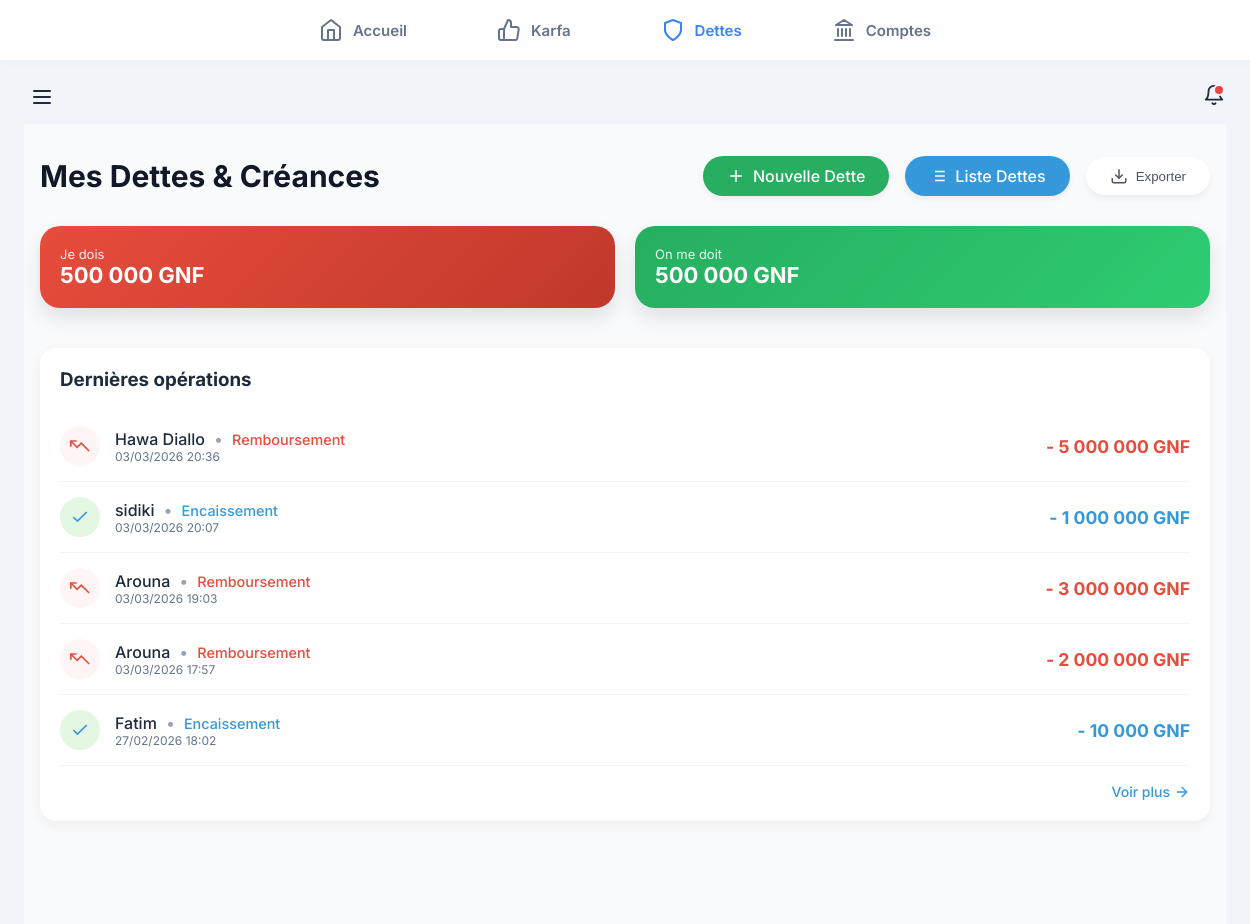
The page /dettes/ (signed in) on the database its author committed.
### backend/modules/dettes/models/remboursement.py (models this page shows, shortened)
class Remboursement(models.Model):
    TYPE_CHOIX = [
        ('AJOUT', 'Ajout'),
        ('REMBOURSEMENT', 'Remboursement'),
        ('ENCAISSEMENT', 'Encaissement'),
    ]
    dette = models.ForeignKey(Dette, on_delete=models.CASCADE, related_name='paiements')
    type = models.CharField(max_length=20, choices=TYPE_CHOIX, default='REMBOURSEMENT')
    montant = models.DecimalField(max_digits=12, decimal_places=0)
    date = models.DateTimeField(auto_now_add=True)
    note = models.TextField(blank=True)
    class Meta:
        app_label = 'dettes'

### backend/modules/dettes/models/dette.py (models this page shows, shortened)
class Dette(models.Model):
    SENS_CHOICES = [
        ('JE_DOIS', 'Je dois'),
        ('ON_ME_DOIT', 'On me doit'),
    ]
    STATUT_CHOICES = [
        ('NON_PAYEE', 'Non payée'),
        ('PARTIELLEMENT_PAYEE', 'Partiellement payée'),
        ('PAYEE', 'Payée'),
        ('EN_LITIGE', 'En litige'),
    ]
    sens = models.CharField(max_length=20, choices=SENS_CHOICES)
    cree_par = models.ForeignKey(User, on_delete=models.CASCADE, related_name='dettes', null=True)
    compte_debit = models.ForeignKey('comptes.CompteArgent', on_delete=models.SET_NULL, null=True, blank=True, related_name='dettes_liees')
    montant = models.DecimalField(max_digits=12, decimal_places=0)
    montant_restant = models.DecimalField(max_digits=12, decimal_places=0, default=0)
    personne = models.CharField(max_length=100)
    motif = models.TextField(blank=True)
    echeance = models.DateField(null=True, blank=True)
    garantie = models.TextField(blank=True)
    statut = models.CharField(max_length=20, choices=STATUT_CHOICES, default='NON_PAYEE')
    date_creation = models.DateTimeField(auto_now_add=True)
    date_dernier_paiement = models.DateTimeField(null=True, blank=True)
    archive = models.BooleanField(default=False)
    date_archivage = models.DateTimeField(null=True, blank=True)
    class Meta:
        app_label = 'dettes'

### backend/modules/dettes/views/liste.py (the view)
# urls.py: path('', liste_dettes, name='liste_dettes'),
@login_required
def liste_dettes(request):
    dettes = Dette.objects.filter(cree_par=request.user, archive=False)
    total_je_dois = dettes.filter(sens='JE_DOIS').aggregate(total=Sum('montant_restant'))['total'] or 0
    total_on_me_doit = dettes.filter(sens='ON_ME_DOIT').aggregate(total=Sum('montant_restant'))['total'] or 0
    dernieres_ops = Remboursement.objects.filter(dette__cree_par=request.user).order_by('-date')[:5]
    return render(request, 'modules/dettes/list.html', {
        'total_je_dois': total_je_dois,
        'total_on_me_doit': total_on_me_doit,
        'dernieres_ops': dernieres_ops,
    })

### backend/modules/core/templatetags/custom_filters.py (called while the page is built)
@register.filter
def milliers(value):
    try:
        num = float(value)
        if num == int(num):
            return f"{int(num):,}".replace(",", " ")
        return f"{num:,.3f}".rstrip('0').rstrip('.').replace(",", " ").replace(".", ",")
    except:
        return value

### frontend/templates/modules/dettes/list.html (shortened to what this page needs)
{% extends "base.html" %}
{% load static %}
{% load custom_filters %}
{% block content %}
<link rel="stylesheet" href="{% static 'css/dettes.css' %}">
<div class="dettes-dashboard">
    <div class="dettes-dashboard-container">
        <header class="dettes-dashboard-header" style="margin-bottom: 30px;">
            <h1 class="dettes-dashboard-title">Mes Dettes & Créances</h1>
            <div class="dettes-header-actions">
                <a href="{% url 'dettes:creer_dette' %}" class="btn-action btn-nouvelle" style="white-space: nowrap;">
                    <svg width="18" height="18" viewBox="0 0 24 24" fill="none" stroke="currentColor" stroke-width="2"
                        stroke-linecap="round" stroke-linejoin="round">
                        <line x1="12" y1="5" x2="12" y2="19"></line>
                        <line x1="5" y1="12" x2="19" y2="12"></line>
                    </svg>
                    Nouvelle Dette
                </a>
                <a href="{% url 'dettes:toutes_dettes' %}" class="btn-action btn-liste" style="white-space: nowrap;">
                    Liste Dettes
                </a>
                <div class="export-dropdown" style="position: relative; display: inline-block;">
                    <button class="btn-action btn-export" id="exportToggle"
                        style="display: flex; align-items: center; gap: 8px; border: none; cursor: pointer; white-space: nowrap;">
                        <svg width="18" height="18" viewBox="0 0 24 24" fill="none" stroke="currentColor"
                            stroke-width="2">
                            <path d="M21 15v4a2 2 0 0 1-2 2H5a2 2 0 0 1-2-2v-4"></path>
                            <polyline points="7 10 12 15 17 10"></polyline>
                            <line x1="12" y1="15" x2="12" y2="3"></line>
                        </svg>
                        Exporter
                    </button>
                </div>
            </div>
        </header>
        <div style="display: flex; gap: 20px; margin-bottom: 40px;">
            <div
                style="flex: 1; background: linear-gradient(135deg, #e74c3c, #c0392b); color: white; padding: 20px; border-radius: 20px; box-shadow: 0 10px 20px rgba(0,0,0,0.1); min-width: 0;">
                <div style="font-size: 13px; opacity: 0.9;">Je dois</div>
                <div
                    style="font-size: 22px; font-weight: 700; white-space: nowrap; overflow: hidden; text-overflow: ellipsis;">
                    {{ total_je_dois|milliers }} GNF</div>
            </div>
            <div
                style="flex: 1; background: linear-gradient(135deg, #27ae60, #2ecc71); color: white; padding: 20px; border-radius: 20px; box-shadow: 0 10px 20px rgba(0,0,0,0.1); min-width: 0;">
                <div style="font-size: 13px; opacity: 0.9;">On me doit</div>
                <div
                    style="font-size: 22px; font-weight: 700; white-space: nowrap; overflow: hidden; text-overflow: ellipsis;">
                    {{ total_on_me_doit|milliers }} GNF</div>
            </div>
        </div>
        <div
            style="background: white; border-radius: 16px; padding: 20px; box-shadow: 0 4px 12px rgba(0,0,0,0.05); margin-bottom: 30px;">
            <h3 style="margin-top: 0; margin-bottom: 20px; color: #1e2b3c;">Dernières opérations</h3>
            {% if dernieres_ops %}
            {% for op in dernieres_ops %}
            <div
                style="display: flex; justify-content: space-between; align-items: center; padding: 15px 0; border-bottom: 1px solid #f1f5f9;">
                <div style="display: flex; align-items: center; gap: 15px;">
                    <div
                        style="width: 40px; height: 40px; border-radius: 50%; background: {% if op.type == 'AJOUT' %}#ebf5ff{% elif op.type == 'ENCAISSEMENT' %}#e3f7e3{% else %}#fff5f5{% endif %}; display: flex; align-items: center; justify-content: center;">
                        {% if op.type == 'AJOUT' %}
                        <svg width="20" height="20" viewBox="0 0 24 24" fill="none" stroke="#27ae60" stroke-width="2">
                            <line x1="12" y1="5" x2="12" y2="19"></line>
                            <line x1="5" y1="12" x2="19" y2="12"></line>
                        </svg>
                        {% elif op.type == 'ENCAISSEMENT' %}
                        <svg width="20" height="20" viewBox="0 0 24 24" fill="none" stroke="#3498db" stroke-width="2">
                            <polyline points="20 6 9 17 4 12"></polyline>
                        </svg>
                        {% else %}
                        <svg width="20" height="20" viewBox="0 0 24 24" fill="none" stroke="#e74c3c" stroke-width="2">
                            <polyline points="23 18 13.5 8.5 8.5 13.5 1 6"></polyline>
                            <polyline points="1 13 1 6 8 6"></polyline>
                        </svg>
                        {% endif %}
                    </div>
                    <div>
                        <div style="font-weight: 500; color: #1e2b3c;">
                            <a href="{% url 'dettes:detail_dette' op.dette.id %}"
                                style="text-decoration: none; color: inherit;">
                                {{ op.dette.personne }}
                            </a>
                            <span style="color: #94a3b8; margin: 0 5px;">•</span>
                            <span
                                style="color: {% if op.type == 'AJOUT' %}#27ae60{% elif op.type == 'REMBOURSEMENT' %}#e74c3c{% else %}#3498db{% endif %}; font-size: 0.9em;">
                                {{ op.get_type_display }}
                            </span>
                        </div>
                        <div style="font-size: 12px; color: #64748b;">
                            {{ op.date|date:"d/m/Y H:i" }}
                        </div>
                    </div>
                </div>
                <div style="text-align: right;">
                    <div
                        style="font-weight: 700; color: {% if op.type == 'AJOUT' %}#27ae60{% elif op.type == 'REMBOURSEMENT' %}#e74c3c{% else %}#3498db{% endif %}; font-size: 1.1em; white-space: nowrap;">
                        {% if op.type == 'AJOUT' %}+{% else %}-{% endif %} {{ op.montant|milliers }} GNF</div>
                </div>
            </div>
            {% endfor %}
            <div style="text-align: right; margin-top: 15px;">
                <a href="{% url 'dettes:toutes_operations_dettes' %}"
                    style="color: #3498db; text-decoration: none; font-weight: 500; font-size: 14px; display: inline-flex; align-items: center; gap: 4px;">
                    Voir plus
                    <svg width="16" height="16" viewBox="0 0 24 24" fill="none" stroke="currentColor" stroke-width="2"
                        stroke-linecap="round" stroke-linejoin="round">
                        <line x1="5" y1="12" x2="19" y2="12"></line>
                        <polyline points="12 5 19 12 12 19"></polyline>
                    </svg>
                </a>
            </div>
            {% else %}
            <p style="text-align: center; color: #64748b; padding: 20px 0;">Aucune opération récente.</p>
            {% endif %}
        </div>
    </div>
</div>
{% endblock %}

### frontend/static/css/base.css (style rules this page uses)
:root { --bg-global: #f1f5f9; --bg-card: #ffffff; --primary: #3b82f6; --text-main: #1e2b3c; --text-muted: #64748b; --nav-height: 60px; --radius-xl: 20px; --radius-md: 12px; --shadow-subtle: 0 4px 15px rgba(0, 0, 0, 0.04); --shadow-hover: 0 8px 25px rgba(0, 0, 0, 0.08); }
body { background-color: var(--bg-global) !important; margin: 0; padding: 0; font-family: 'Inter', sans-serif; color: var(--text-main); padding-bottom: calc(var(--nav-height) + 20px); -webkit-tap-highlight-color: transparent; }
@media (min-width: 768px) { body { padding-bottom: 0; padding-top: calc(var(--nav-height) + 80px); } }

### frontend/static/css/core.css (style rules this page uses)
:root { --color-primary-green: #27ae60; --color-primary-dark: #1e2b3c; --color-bg-light: #f8fafc; --color-text-body: #64748b; }
:root { --color-primary-green: #27ae60; --color-primary-dark: #1e2b3c; --color-bg-light: #f8fafc; --color-text-body: #64748b; --color-error: #ef4444; }

### frontend/static/css/dettes.css (style rules this page uses)
.btn-action { padding: 10px 24px; border-radius: 30px; text-decoration: none; font-weight: 500; display: inline-flex; align-items: center; gap: 8px; transition: all 0.2s ease; box-shadow: 0 4px 6px rgba(0, 0, 0, 0.05); }
.btn-nouvelle { background-color: #27ae60; color: white; }
.btn-liste { background-color: #3498db; color: white; }
.btn-export { background: white; color: #4b5563; border: 1px solid #e2e8f0; }
.dettes-dashboard { font-family: 'Inter', -apple-system, BlinkMacSystemFont, "Segoe UI", Roboto, Helvetica, Arial, sans-serif; background-color: #f9fafb; color: #1f2937; min-height: 100vh; padding: 2rem 1rem; box-sizing: border-box; margin: -1rem; }
.dettes-dashboard-container { max-width: 1200px; margin: 0 auto; }
.dettes-dashboard-header { display: flex; flex-direction: column; gap: 1.5rem; margin-bottom: 2.5rem; }
@media (min-width: 768px) { .dettes-dashboard-header { flex-direction: row; justify-content: space-between; align-items: center; } }
.dettes-dashboard-title { font-size: 1.875rem; font-weight: 700; color: #111827; margin: 0; }
.dettes-header-actions { display: flex; gap: 1rem; flex-wrap: wrap; align-items: center; }

### rows shown on the page
Remboursement: dette.personne "Hawa Diallo", type "Remboursement", date "03/03/2026 20:36", montant|milliers "5 000 000"
Remboursement: dette.personne "sidiki", type "Encaissement", date "03/03/2026 20:07", montant|milliers "1 000 000"
Remboursement: dette.personne "Arouna", type "Remboursement", date "03/03/2026 19:03", montant|milliers "3 000 000"
Remboursement: dette.personne "Arouna", type "Remboursement", date "03/03/2026 17:57", montant|milliers "2 000 000"
Remboursement: dette.personne "Fatim", type "Encaissement", date "27/02/2026 18:02", montant|milliers "10 000"

### other values the page prints
{{ total_je_dois|milliers }} "500 000"
{{ total_on_me_doit|milliers }} "500 000"
